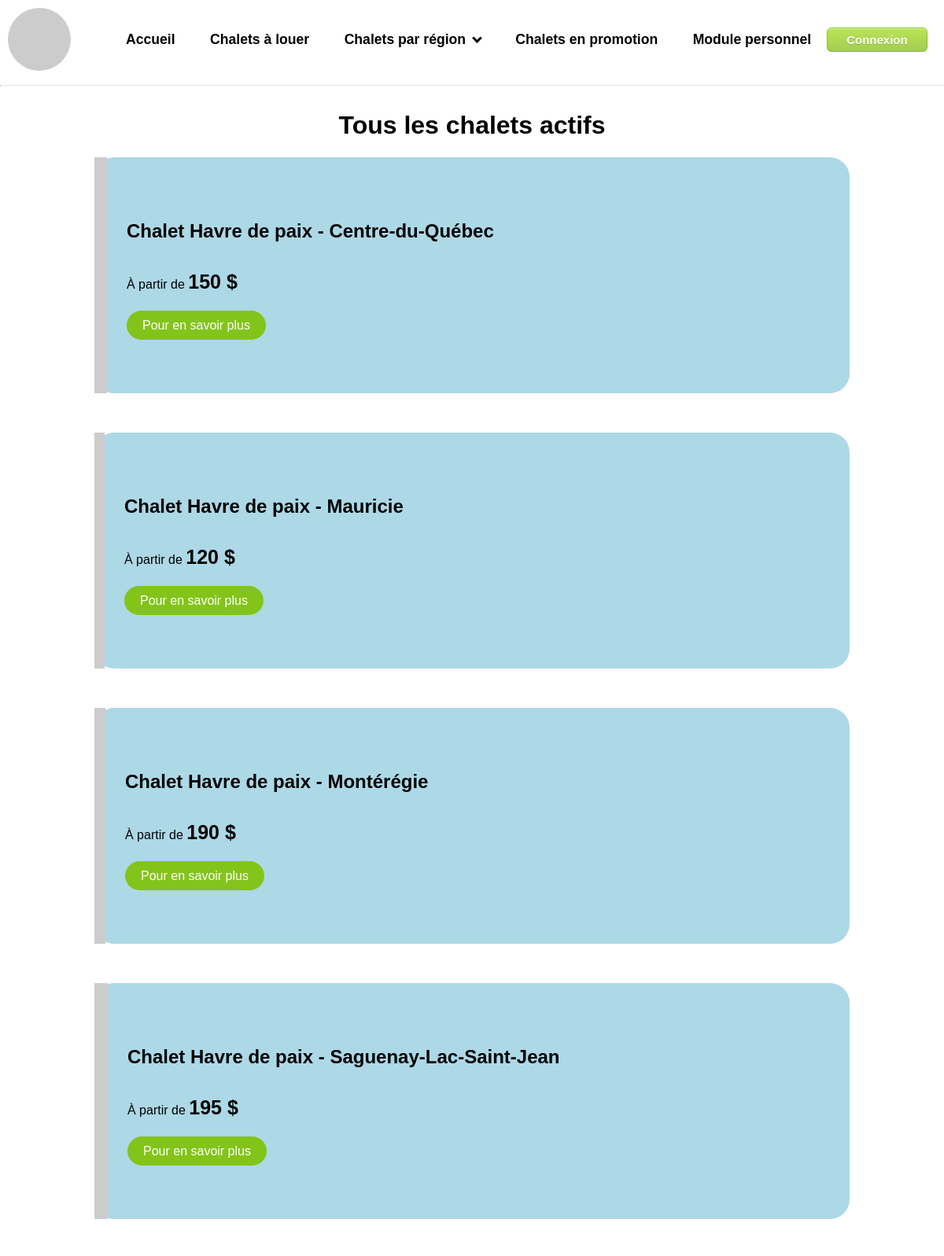
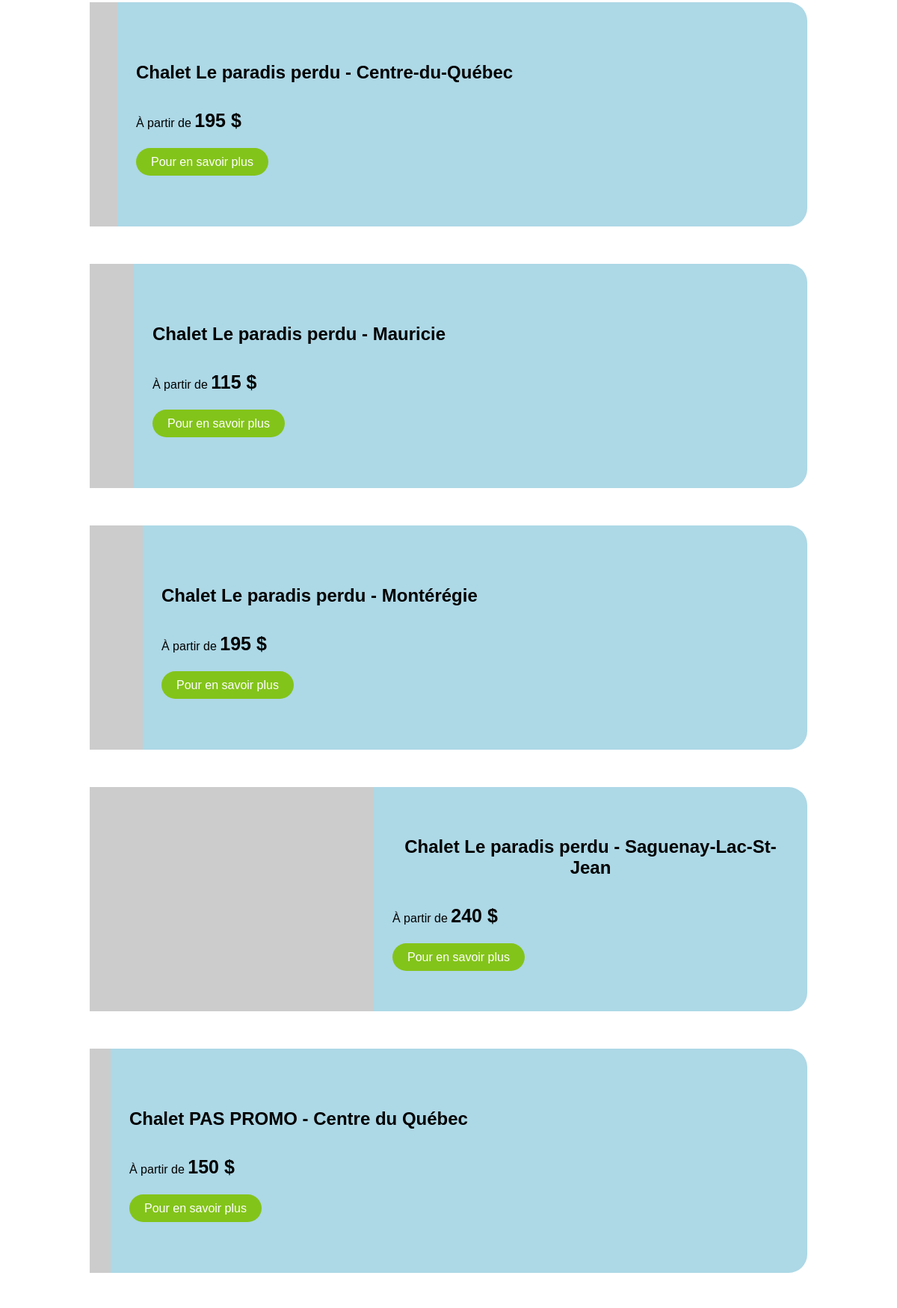
/liste_chalets.php (upper part), run on the app's committed database (2 pictures, top to bottom).
### tables this page shows
CREATE TABLE `chalets` (
  `id` int NOT NULL,
  `nom` varchar(50) NOT NULL,
  `description` text NOT NULL,
  `personnes_max` int NOT NULL,
  `prix_haute_saison` int NOT NULL,
  `prix_basse_saison` int NOT NULL,
  `actif` tinyint(1) NOT NULL,
  `promo` tinyint(1) NOT NULL,
  `date_inscription` date NOT NULL,
  `fk_region` int NOT NULL,
  `id_picsum` int NOT NULL
);

### modeles/modele_chalets.php (called while the page is built, shortened)
<?php
    class modele_chalet {
        public function __construct($id, $nom, $description, $personnes_max, $prix_haute_saison, $prix_basse_saison, $actif, $promo, $date_inscription, $fk_region, $id_picsum) {
            $this->id = $id;
            $this->nom = $nom;
            $this->prix_basse_saison = $prix_basse_saison;
            $this->id_picsum = $id_picsum;
        }
        static function connecter() {
            $mysqli = new mysqli(Db::$host, Db::$username, Db::$password, Db::$database);
            mysqli_set_charset($mysqli, "utf8");
            return $mysqli;
        }
        public static function ObtenirActifAlpha() {
            $liste = [];
            $mysqli = self::connecter();
            $resultatRequete = $mysqli->query(
                'SELECT id, nom, description, personnes_max, prix_haute_saison, prix_basse_saison, actif, promo, date_inscription, fk_region, id_picsum
                 FROM chalets
                 WHERE actif = 1
                 ORDER BY nom ASC;'
            );
            foreach ($resultatRequete as $enregistrement) {
                $liste[] = new modele_chalet(
                                $enregistrement['id'],
                                $enregistrement['nom'],
                                $enregistrement['description'],
                                $enregistrement['personnes_max'],
                                $enregistrement['prix_haute_saison'],
                                $enregistrement['prix_basse_saison'],
                                $enregistrement['actif'],
                                $enregistrement['promo'],
                                $enregistrement['date_inscription'],
                                $enregistrement['fk_region'],
                                $enregistrement['id_picsum']
                );
            }
            return $liste;
        }
    }
?>

### controleurs/controleur_chalets.php (called while the page is built, shortened)
<?php
  require_once 'modeles/modele_chalets.php';
  class ControleurChalet {
    function afficherListeActifAlpha() {
      $chalets = modele_chalet::ObtenirActifAlpha();
      require './vues/chalets/liste.php';
    }
  }
?>

### vues/chalets/liste.php (the view)
<?php foreach ($chalets as $chalet) : ?>
  <div class="flex flex-fiche fiche liste">
    <div class="section-image-chalet">
      <img src="https://picsum.photos/id/<?= $chalet->id_picsum ?>/300" alt="Chalet #<?= $chalet->id ?>">
    </div>
    <div class="section-contenue-chalet">
      <h2><?= $chalet->nom ?></h2>
      <p>À partir de <span class="prix"><?= $chalet->prix_basse_saison ?> $</span></p>
      <p><a class="btn-cta" href="fiche_chalet.php?id=<?= $chalet->id ?>">Pour en savoir plus</a></p>
    </div>
  </div>
<?php endforeach; ?>

### css/styles.css (style rules this page uses)
html { margin:0; padding:0 }
body { margin: 100px 0 0 0; padding: 20px 0; font-family: Arial, sans-serif; }
.light-mode, .light-mode a, .light-mode header { background-color: white; color: black; }
main h1, h2, h3, main>p, footer { text-align:center; }
.fiche { margin: 0 auto; border-radius: 25px; background-color: lightblue; margin-bottom: 50px; }
.liste { width: 80%; max-height: 300px; }
.section-contenue-chalet { padding: 25px; display: flex; flex-direction: column; justify-content: center; }
.prix { font-size: 25px; font-weight: bold; }
.flex { display: flex; flex-direction: row; flex-wrap:wrap; }
.flex-fiche { flex-wrap: nowrap; }
.btn-cta { padding: 10px 20px; border-radius: 25px; background-color: #83c41a !important; color: white !important; text-decoration: none; transition-duration: 0.4s; }

### data on the page
chalets: nom "Chalet Havre de paix - Centre-du-Québec", prix_basse_saison "150"
chalets: nom "Chalet Havre de paix - Mauricie", prix_basse_saison "120"
chalets: nom "Chalet Havre de paix - Montérégie", prix_basse_saison "190"
chalets: nom "Chalet Havre de paix - Saguenay-Lac-Saint-Jean", prix_basse_saison "195"
chalets: nom "Chalet Le paradis perdu - Centre-du-Québec", prix_basse_saison "195"
chalets: nom "Chalet Le paradis perdu - Mauricie", prix_basse_saison "115"
chalets: nom "Chalet Le paradis perdu - Montérégie", prix_basse_saison "195"
chalets: nom "Chalet Le paradis perdu - Saguenay-Lac-St-Jean", prix_basse_saison "240"
chalets: nom "Chalet PAS PROMO - Centre du Québec", prix_basse_saison "150"
